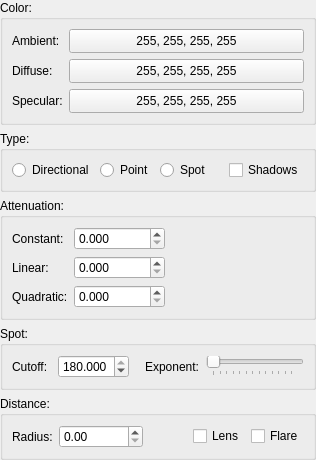
<?xml version="1.0" encoding="UTF-8"?>
<ui version="4.0">
 <class>LightInfo</class>
 <widget class="QWidget" name="LightInfo">
  <property name="geometry">
   <rect>
    <x>0</x>
    <y>0</y>
    <width>316</width>
    <height>409</height>
   </rect>
  </property>
  <layout class="QVBoxLayout" name="verticalLayout">
   <property name="leftMargin">
    <number>0</number>
   </property>
   <property name="topMargin">
    <number>0</number>
   </property>
   <property name="rightMargin">
    <number>0</number>
   </property>
   <property name="bottomMargin">
    <number>0</number>
   </property>
   <item>
    <widget class="QGroupBox" name="groupBox_2">
     <property name="sizePolicy">
      <sizepolicy hsizetype="Preferred" vsizetype="Maximum">
       <horstretch>0</horstretch>
       <verstretch>0</verstretch>
      </sizepolicy>
     </property>
     <property name="title">
      <string>Color:</string>
     </property>
     <layout class="QGridLayout" name="gridLayout">
      <property name="leftMargin">
       <number>9</number>
      </property>
      <property name="topMargin">
       <number>9</number>
      </property>
      <property name="rightMargin">
       <number>9</number>
      </property>
      <property name="bottomMargin">
       <number>9</number>
      </property>
      <item row="0" column="0">
       <widget class="QLabel" name="label">
        <property name="text">
         <string>Ambient:</string>
        </property>
       </widget>
      </item>
      <item row="0" column="1">
       <widget class="QPushButton" name="btnColorAmbient">
        <property name="sizePolicy">
         <sizepolicy hsizetype="Expanding" vsizetype="Fixed">
          <horstretch>0</horstretch>
          <verstretch>0</verstretch>
         </sizepolicy>
        </property>
        <property name="minimumSize">
         <size>
          <width>0</width>
          <height>24</height>
         </size>
        </property>
        <property name="cursor">
         <cursorShape>PointingHandCursor</cursorShape>
        </property>
        <property name="text">
         <string>255, 255, 255, 255</string>
        </property>
       </widget>
      </item>
      <item row="1" column="0">
       <widget class="QLabel" name="label_2">
        <property name="text">
         <string>Diffuse:</string>
        </property>
       </widget>
      </item>
      <item row="2" column="0">
       <widget class="QLabel" name="label_4">
        <property name="text">
         <string>Specular:</string>
        </property>
       </widget>
      </item>
      <item row="1" column="1">
       <widget class="QPushButton" name="btnColorDiffuse">
        <property name="sizePolicy">
         <sizepolicy hsizetype="Expanding" vsizetype="Fixed">
          <horstretch>0</horstretch>
          <verstretch>0</verstretch>
         </sizepolicy>
        </property>
        <property name="minimumSize">
         <size>
          <width>0</width>
          <height>24</height>
         </size>
        </property>
        <property name="cursor">
         <cursorShape>PointingHandCursor</cursorShape>
        </property>
        <property name="text">
         <string>255, 255, 255, 255</string>
        </property>
       </widget>
      </item>
      <item row="2" column="1">
       <widget class="QPushButton" name="btnColorSpecular">
        <property name="minimumSize">
         <size>
          <width>0</width>
          <height>24</height>
         </size>
        </property>
        <property name="cursor">
         <cursorShape>PointingHandCursor</cursorShape>
        </property>
        <property name="text">
         <string>255, 255, 255, 255</string>
        </property>
       </widget>
      </item>
     </layout>
    </widget>
   </item>
   <item>
    <widget class="QGroupBox" name="grpType">
     <property name="sizePolicy">
      <sizepolicy hsizetype="Preferred" vsizetype="Maximum">
       <horstretch>0</horstretch>
       <verstretch>0</verstretch>
      </sizepolicy>
     </property>
     <property name="title">
      <string>Type:</string>
     </property>
     <layout class="QHBoxLayout" name="horizontalLayout_4">
      <item>
       <widget class="QRadioButton" name="rbDirectional">
        <property name="text">
         <string>Directional</string>
        </property>
       </widget>
      </item>
      <item>
       <widget class="QRadioButton" name="rbPoint">
        <property name="text">
         <string>Point</string>
        </property>
       </widget>
      </item>
      <item>
       <widget class="QRadioButton" name="rbSpot">
        <property name="text">
         <string>Spot</string>
        </property>
       </widget>
      </item>
      <item>
       <spacer name="horizontalSpacer_2">
        <property name="orientation">
         <enum>Qt::Horizontal</enum>
        </property>
        <property name="sizeHint" stdset="0">
         <size>
          <width>40</width>
          <height>20</height>
         </size>
        </property>
       </spacer>
      </item>
      <item>
       <widget class="QCheckBox" name="chkShadows">
        <property name="text">
         <string>Shadows</string>
        </property>
       </widget>
      </item>
     </layout>
    </widget>
   </item>
   <item>
    <widget class="QGroupBox" name="grpAttenuation">
     <property name="sizePolicy">
      <sizepolicy hsizetype="Preferred" vsizetype="Maximum">
       <horstretch>0</horstretch>
       <verstretch>0</verstretch>
      </sizepolicy>
     </property>
     <property name="title">
      <string>Attenuation:</string>
     </property>
     <layout class="QGridLayout" name="gridLayout_2">
      <item row="0" column="1">
       <widget class="QDoubleSpinBox" name="txtAttenuationConstant">
        <property name="minimumSize">
         <size>
          <width>64</width>
          <height>0</height>
         </size>
        </property>
        <property name="decimals">
         <number>3</number>
        </property>
        <property name="maximum">
         <double>99999999.989999994635582</double>
        </property>
        <property name="singleStep">
         <double>0.100000000000000</double>
        </property>
        <property name="value">
         <double>0.000000000000000</double>
        </property>
       </widget>
      </item>
      <item row="1" column="1">
       <widget class="QDoubleSpinBox" name="txtAttenuationLinear">
        <property name="minimumSize">
         <size>
          <width>64</width>
          <height>0</height>
         </size>
        </property>
        <property name="decimals">
         <number>3</number>
        </property>
        <property name="maximum">
         <double>99999999.989999994635582</double>
        </property>
        <property name="singleStep">
         <double>0.100000000000000</double>
        </property>
        <property name="value">
         <double>0.000000000000000</double>
        </property>
       </widget>
      </item>
      <item row="2" column="0">
       <widget class="QLabel" name="label_8">
        <property name="text">
         <string>Quadratic:</string>
        </property>
       </widget>
      </item>
      <item row="1" column="0">
       <widget class="QLabel" name="label_7">
        <property name="text">
         <string>Linear:</string>
        </property>
       </widget>
      </item>
      <item row="2" column="1">
       <widget class="QDoubleSpinBox" name="txtAttenuationQuadratic">
        <property name="minimumSize">
         <size>
          <width>64</width>
          <height>0</height>
         </size>
        </property>
        <property name="decimals">
         <number>3</number>
        </property>
        <property name="maximum">
         <double>99999999.989999994635582</double>
        </property>
        <property name="singleStep">
         <double>0.100000000000000</double>
        </property>
        <property name="value">
         <double>0.000000000000000</double>
        </property>
       </widget>
      </item>
      <item row="0" column="0">
       <widget class="QLabel" name="label_6">
        <property name="text">
         <string>Constant:</string>
        </property>
       </widget>
      </item>
      <item row="0" column="2">
       <spacer name="horizontalSpacer_4">
        <property name="orientation">
         <enum>Qt::Horizontal</enum>
        </property>
        <property name="sizeHint" stdset="0">
         <size>
          <width>40</width>
          <height>20</height>
         </size>
        </property>
       </spacer>
      </item>
      <item row="1" column="2">
       <spacer name="horizontalSpacer_5">
        <property name="orientation">
         <enum>Qt::Horizontal</enum>
        </property>
        <property name="sizeHint" stdset="0">
         <size>
          <width>40</width>
          <height>20</height>
         </size>
        </property>
       </spacer>
      </item>
      <item row="2" column="2">
       <spacer name="horizontalSpacer_6">
        <property name="orientation">
         <enum>Qt::Horizontal</enum>
        </property>
        <property name="sizeHint" stdset="0">
         <size>
          <width>40</width>
          <height>20</height>
         </size>
        </property>
       </spacer>
      </item>
     </layout>
    </widget>
   </item>
   <item>
    <widget class="QGroupBox" name="grpSpot">
     <property name="sizePolicy">
      <sizepolicy hsizetype="Preferred" vsizetype="Maximum">
       <horstretch>0</horstretch>
       <verstretch>0</verstretch>
      </sizepolicy>
     </property>
     <property name="title">
      <string>Spot:</string>
     </property>
     <property name="checkable">
      <bool>false</bool>
     </property>
     <layout class="QHBoxLayout" name="horizontalLayout_2">
      <property name="leftMargin">
       <number>9</number>
      </property>
      <property name="topMargin">
       <number>9</number>
      </property>
      <property name="rightMargin">
       <number>9</number>
      </property>
      <property name="bottomMargin">
       <number>9</number>
      </property>
      <item>
       <widget class="QLabel" name="label_3">
        <property name="minimumSize">
         <size>
          <width>40</width>
          <height>0</height>
         </size>
        </property>
        <property name="text">
         <string>Cutoff:</string>
        </property>
       </widget>
      </item>
      <item>
       <widget class="QDoubleSpinBox" name="txtSpotCutoff">
        <property name="minimumSize">
         <size>
          <width>64</width>
          <height>0</height>
         </size>
        </property>
        <property name="decimals">
         <number>3</number>
        </property>
        <property name="maximum">
         <double>180.000000000000000</double>
        </property>
        <property name="value">
         <double>180.000000000000000</double>
        </property>
       </widget>
      </item>
      <item>
       <spacer name="horizontalSpacer">
        <property name="orientation">
         <enum>Qt::Horizontal</enum>
        </property>
        <property name="sizeType">
         <enum>QSizePolicy::Minimum</enum>
        </property>
        <property name="sizeHint" stdset="0">
         <size>
          <width>10</width>
          <height>0</height>
         </size>
        </property>
       </spacer>
      </item>
      <item>
       <widget class="QLabel" name="label_5">
        <property name="text">
         <string>Exponent:</string>
        </property>
       </widget>
      </item>
      <item>
       <widget class="QSlider" name="sldSpotExponent">
        <property name="minimum">
         <number>1</number>
        </property>
        <property name="maximum">
         <number>128</number>
        </property>
        <property name="orientation">
         <enum>Qt::Horizontal</enum>
        </property>
        <property name="tickPosition">
         <enum>QSlider::TicksBelow</enum>
        </property>
       </widget>
      </item>
     </layout>
    </widget>
   </item>
   <item>
    <widget class="QGroupBox" name="groupBox_3">
     <property name="sizePolicy">
      <sizepolicy hsizetype="Preferred" vsizetype="Maximum">
       <horstretch>0</horstretch>
       <verstretch>0</verstretch>
      </sizepolicy>
     </property>
     <property name="title">
      <string>Distance:</string>
     </property>
     <layout class="QHBoxLayout" name="horizontalLayout_3">
      <item>
       <widget class="QLabel" name="label_9">
        <property name="minimumSize">
         <size>
          <width>40</width>
          <height>0</height>
         </size>
        </property>
        <property name="text">
         <string>Radius:</string>
        </property>
       </widget>
      </item>
      <item>
       <widget class="QDoubleSpinBox" name="txtRadius">
        <property name="minimumSize">
         <size>
          <width>64</width>
          <height>0</height>
         </size>
        </property>
        <property name="maximum">
         <double>100000.000000000000000</double>
        </property>
       </widget>
      </item>
      <item>
       <spacer name="horizontalSpacer_3">
        <property name="orientation">
         <enum>Qt::Horizontal</enum>
        </property>
        <property name="sizeHint" stdset="0">
         <size>
          <width>40</width>
          <height>20</height>
         </size>
        </property>
       </spacer>
      </item>
      <item>
       <widget class="QCheckBox" name="chkLens">
        <property name="text">
         <string>Lens</string>
        </property>
       </widget>
      </item>
      <item>
       <widget class="QCheckBox" name="chkFlare">
        <property name="text">
         <string>Flare</string>
        </property>
       </widget>
      </item>
     </layout>
    </widget>
   </item>
  </layout>
 </widget>
 <tabstops>
  <tabstop>btnColorAmbient</tabstop>
  <tabstop>btnColorDiffuse</tabstop>
  <tabstop>btnColorSpecular</tabstop>
  <tabstop>rbDirectional</tabstop>
  <tabstop>rbPoint</tabstop>
  <tabstop>rbSpot</tabstop>
  <tabstop>chkShadows</tabstop>
  <tabstop>txtAttenuationConstant</tabstop>
  <tabstop>txtAttenuationLinear</tabstop>
  <tabstop>txtAttenuationQuadratic</tabstop>
  <tabstop>txtSpotCutoff</tabstop>
  <tabstop>sldSpotExponent</tabstop>
  <tabstop>txtRadius</tabstop>
  <tabstop>chkLens</tabstop>
  <tabstop>chkFlare</tabstop>
 </tabstops>
 <resources/>
 <connections/>
</ui>
